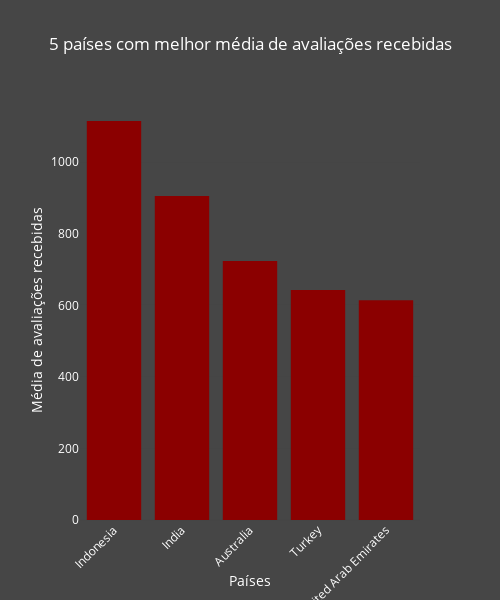

The notebook cell this image was saved under:
### Code cell
#criar um grafico de barras com os 5 paises que possuem a maior media de avaliações recebidas
country_w_votes = df1.groupby('country')['votes'].mean().reset_index()
country_w_votes.columns = ['country', 't_votes']
country_w_votes = country_w_votes.sort_values('t_votes', ascending=False).round(2).head(5)

fig = px.bar(country_w_votes, 
             x='country', 
             y='t_votes',
             title='5 países com melhor média de avaliações recebidas',
             labels={'country': 'País', 't_votes': 'Média de avaliações recebidas'},
             color='t_votes',
             color_continuous_scale='rdgy')
fig.update_traces(marker=dict(color='darkred'))
fig.update_layout(
    xaxis_title='Países',
    yaxis_title='Média de avaliações recebidas',
    xaxis_tickangle=-45,
    showlegend=False,
    height=600,
    width=500,
    plot_bgcolor='rgb(70, 70, 70)',
    paper_bgcolor='rgb(70, 70, 70)',
    font_color='white')
fig.update_traces(hovertemplate='País: %{x}<br>Média de avaliações recebidas: %{y}')
fig.show()

### Figure 1 — Plotly figure (JSON) as saved in the notebook; plotly's stock layout.template omitted (floating-point values rounded to 4 significant figures)
{"data": [{"alignmentgroup": "True", "hovertemplate": "País: %{x}<br>Média de avaliações recebidas: %{y}", "legendgroup": "", "marker": {"color": "darkred", "coloraxis": "coloraxis", "pattern": {"shape": ""}}, "name": "", "offsetgroup": "", "orientation": "v", "showlegend": false, "textposition": "auto", "type": "bar", "x": ["Indonesia", "India", "Australia", "Turkey", "United Arab Emirates"], "xaxis": "x", "y": [1115.0, 905.4, 724.2, 643.1, 614.3], "yaxis": "y"}], "layout": {"barmode": "relative", "coloraxis": {"colorbar": {"title": {"text": "Média de avaliações recebidas"}}, "colorscale": [[0, "rgb(103,0,31)"], [0.1, "rgb(178,24,43)"], [0.2, "rgb(214,96,77)"], [0.3, "rgb(244,165,130)"], [0.4, "rgb(253,219,199)"], [0.5, "rgb(255,255,255)"], [0.6, "rgb(224,224,224)"], [0.7, "rgb(186,186,186)"], [0.8, "rgb(135,135,135)"], [0.9, "rgb(77,77,77)"], [1, "rgb(26,26,26)"]]}, "font": {"color": "white"}, "height": 600, "legend": {"tracegroupgap": 0}, "paper_bgcolor": "rgb(70, 70, 70)", "plot_bgcolor": "rgb(70, 70, 70)", "showlegend": false, "title": {"text": "5 países com melhor média de avaliações recebidas"}, "width": 500, "xaxis": {"anchor": "y", "domain": [0, 1], "tickangle": -45, "title": {"text": "Países"}}, "yaxis": {"anchor": "x", "domain": [0, 1], "title": {"text": "Média de avaliações recebidas"}}}}
